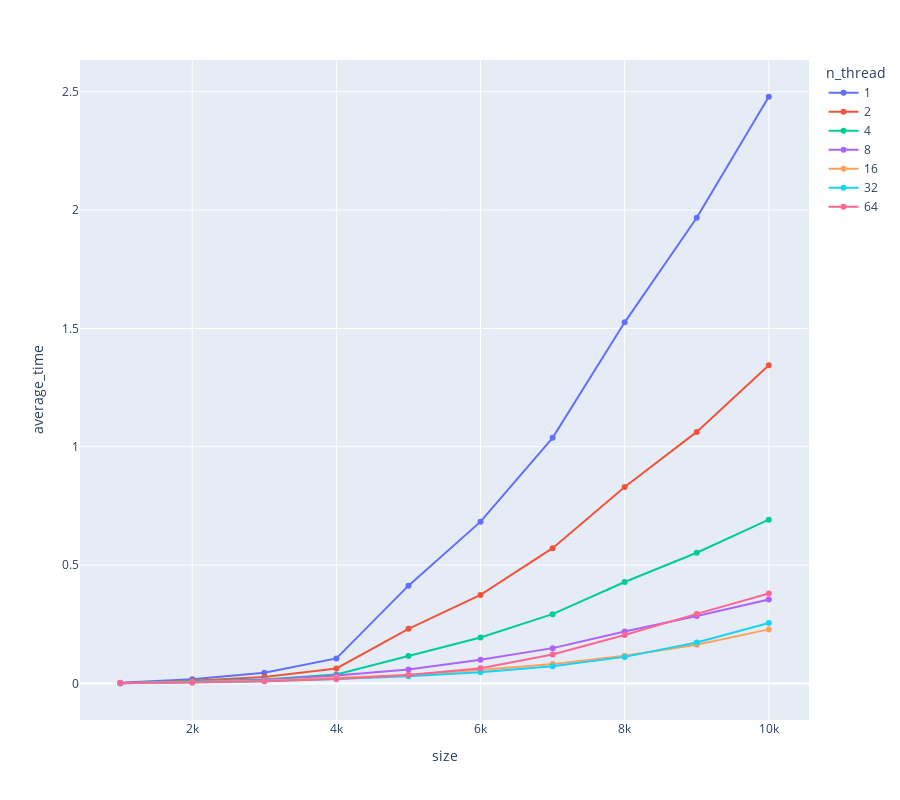

The cell this chart's notebook holds for it:
### Code cell
# plt.figure(figsize=(10, 10))
fig = px.line(data, x='size', y='average_time', color='n_thread', markers=True, height=800)
fig.show()

### Figure 1 — Plotly figure (JSON) as saved in the notebook; plotly's stock layout.template omitted (floating-point values rounded to 4 significant figures)
{"data": [{"hovertemplate": "n_thread=1<br>size=%{x}<br>average_time=%{y}<extra></extra>", "legendgroup": "1", "line": {"color": "#636efa", "dash": "solid"}, "marker": {"symbol": "circle"}, "mode": "lines+markers", "name": "1", "orientation": "v", "showlegend": true, "type": "scatter", "x": [1000, 2000, 3000, 4000, 5000, 6000, 7000, 8000, 9000, 10000], "xaxis": "x", "y": [0.003237, 0.01741, 0.04477, 0.1057, 0.4131, 0.6835, 1.038, 1.526, 1.967, 2.479], "yaxis": "y"}, {"hovertemplate": "n_thread=2<br>size=%{x}<br>average_time=%{y}<extra></extra>", "legendgroup": "2", "line": {"color": "#EF553B", "dash": "solid"}, "marker": {"symbol": "circle"}, "mode": "lines+markers", "name": "2", "orientation": "v", "showlegend": true, "type": "scatter", "x": [1000, 2000, 3000, 4000, 5000, 6000, 7000, 8000, 9000, 10000], "xaxis": "x", "y": [0.00092, 0.01134, 0.02681, 0.06324, 0.2309, 0.3741, 0.5715, 0.8296, 1.063, 1.345], "yaxis": "y"}, {"hovertemplate": "n_thread=4<br>size=%{x}<br>average_time=%{y}<extra></extra>", "legendgroup": "4", "line": {"color": "#00cc96", "dash": "solid"}, "marker": {"symbol": "circle"}, "mode": "lines+markers", "name": "4", "orientation": "v", "showlegend": true, "type": "scatter", "x": [1000, 2000, 3000, 4000, 5000, 6000, 7000, 8000, 9000, 10000], "xaxis": "x", "y": [0.000769, 0.007021, 0.01637, 0.0379, 0.1157, 0.1944, 0.2926, 0.4285, 0.5522, 0.6919], "yaxis": "y"}, {"hovertemplate": "n_thread=8<br>size=%{x}<br>average_time=%{y}<extra></extra>", "legendgroup": "8", "line": {"color": "#ab63fa", "dash": "solid"}, "marker": {"symbol": "circle"}, "mode": "lines+markers", "name": "8", "orientation": "v", "showlegend": true, "type": "scatter", "x": [1000, 2000, 3000, 4000, 5000, 6000, 7000, 8000, 9000, 10000], "xaxis": "x", "y": [0.000771, 0.005574, 0.01429, 0.03401, 0.05855, 0.1, 0.1492, 0.2191, 0.2851, 0.3545], "yaxis": "y"}, {"hovertemplate": "n_thread=16<br>size=%{x}<br>average_time=%{y}<extra></extra>", "legendgroup": "16", "line": {"color": "#FFA15A", "dash": "solid"}, "marker": {"symbol": "circle"}, "mode": "lines+markers", "name": "16", "orientation": "v", "showlegend": true, "type": "scatter", "x": [1000, 2000, 3000, 4000, 5000, 6000, 7000, 8000, 9000, 10000], "xaxis": "x", "y": [0.000791, 0.004837, 0.01122, 0.02362, 0.03603, 0.05655, 0.08161, 0.1172, 0.1631, 0.2284], "yaxis": "y"}, {"hovertemplate": "n_thread=32<br>size=%{x}<br>average_time=%{y}<extra></extra>", "legendgroup": "32", "line": {"color": "#19d3f3", "dash": "solid"}, "marker": {"symbol": "circle"}, "mode": "lines+markers", "name": "32", "orientation": "v", "showlegend": true, "type": "scatter", "x": [1000, 2000, 3000, 4000, 5000, 6000, 7000, 8000, 9000, 10000], "xaxis": "x", "y": [0.000968, 0.00403, 0.009348, 0.01892, 0.03008, 0.04774, 0.07275, 0.1122, 0.1731, 0.2552], "yaxis": "y"}, {"hovertemplate": "n_thread=64<br>size=%{x}<br>average_time=%{y}<extra></extra>", "legendgroup": "64", "line": {"color": "#FF6692", "dash": "solid"}, "marker": {"symbol": "circle"}, "mode": "lines+markers", "name": "64", "orientation": "v", "showlegend": true, "type": "scatter", "x": [1000, 2000, 3000, 4000, 5000, 6000, 7000, 8000, 9000, 10000], "xaxis": "x", "y": [0.001563, 0.00352, 0.008856, 0.01914, 0.03581, 0.06457, 0.1225, 0.2049, 0.2939, 0.38], "yaxis": "y"}], "layout": {"height": 800, "legend": {"title": {"text": "n_thread"}, "tracegroupgap": 0}, "margin": {"t": 60}, "xaxis": {"anchor": "y", "domain": [0, 1], "title": {"text": "size"}}, "yaxis": {"anchor": "x", "domain": [0, 1], "title": {"text": "average_time"}}}}
